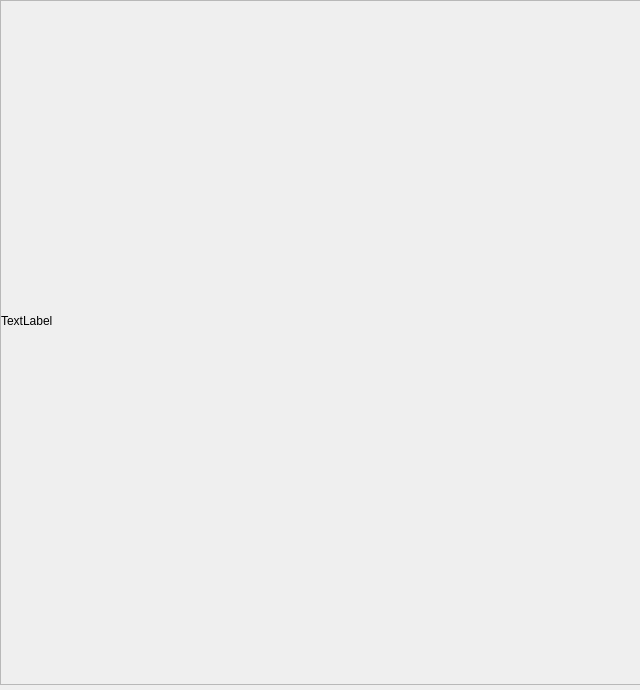
<?xml version="1.0" encoding="UTF-8"?>
<ui version="4.0">
 <class>micrographWidget</class>
 <widget class="QWidget" name="micrographWidget">
  <property name="geometry">
   <rect>
    <x>0</x>
    <y>0</y>
    <width>640</width>
    <height>690</height>
   </rect>
  </property>
  <property name="windowTitle">
   <string>Form</string>
  </property>
  <widget class="QWidget" name="">
   <property name="geometry">
    <rect>
     <x>0</x>
     <y>0</y>
     <width>642</width>
     <height>691</height>
    </rect>
   </property>
   <layout class="QVBoxLayout" name="verticalLayout">
    <item>
     <widget class="QScrollArea" name="micrographArea">
      <property name="sizePolicy">
       <sizepolicy hsizetype="Preferred" vsizetype="Preferred">
        <horstretch>64</horstretch>
        <verstretch>64</verstretch>
       </sizepolicy>
      </property>
      <property name="minimumSize">
       <size>
        <width>640</width>
        <height>640</height>
       </size>
      </property>
      <property name="widgetResizable">
       <bool>true</bool>
      </property>
      <widget class="QWidget" name="micrographAreaContents">
       <property name="geometry">
        <rect>
         <x>0</x>
         <y>0</y>
         <width>638</width>
         <height>681</height>
        </rect>
       </property>
       <widget class="QLabel" name="micrographLabel">
        <property name="geometry">
         <rect>
          <x>0</x>
          <y>0</y>
          <width>640</width>
          <height>640</height>
         </rect>
        </property>
        <property name="sizePolicy">
         <sizepolicy hsizetype="Ignored" vsizetype="Ignored">
          <horstretch>0</horstretch>
          <verstretch>0</verstretch>
         </sizepolicy>
        </property>
        <property name="text">
         <string>TextLabel</string>
        </property>
        <property name="scaledContents">
         <bool>true</bool>
        </property>
       </widget>
      </widget>
     </widget>
    </item>
    <item>
     <widget class="QDialogButtonBox" name="buttonBox">
      <property name="standardButtons">
       <set>QDialogButtonBox::NoButton</set>
      </property>
     </widget>
    </item>
   </layout>
  </widget>
 </widget>
 <resources/>
 <connections/>
</ui>
